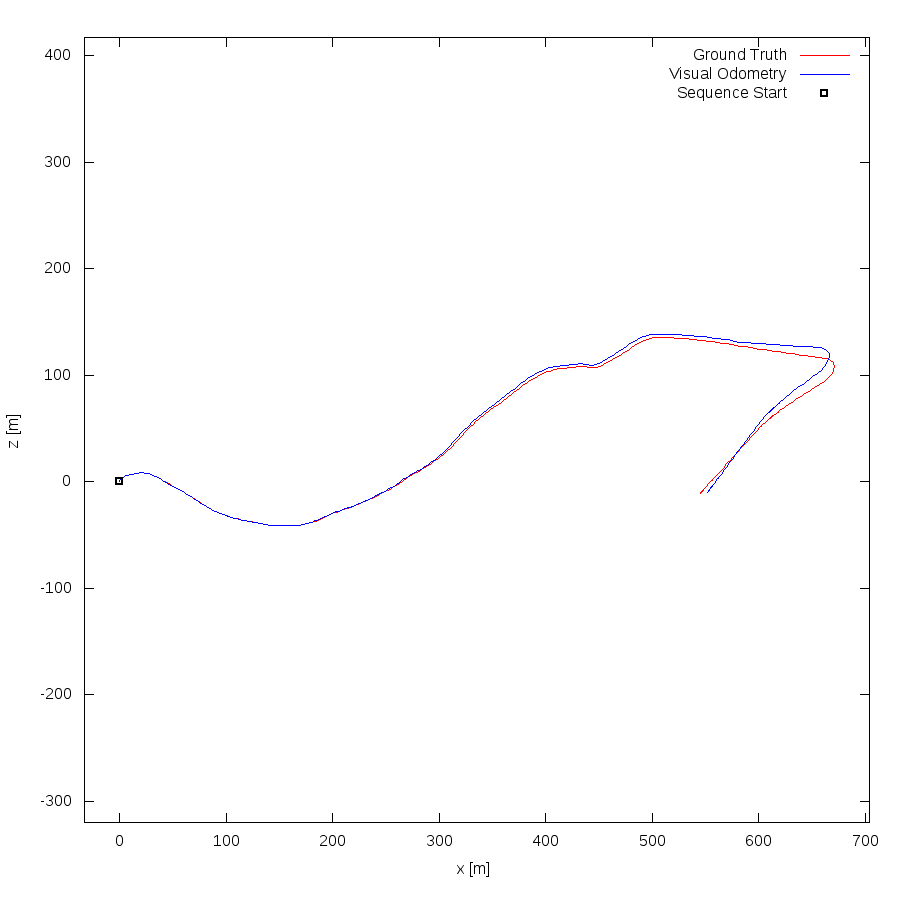

This chart was generated by the following gnuplot code:
set term postscript eps enhanced color
set output "10.eps"
set size ratio -1
set xrange [-33:704]
set yrange [-320:417]
set xlabel "x [m]"
set ylabel "z [m]"
plot "10.txt" using 1:2 lc rgb "#FF0000" title 'Ground Truth' w lines,"10.txt" using 3:4 lc rgb "#0000FF" title 'Visual Odometry' w lines,"< head -1 10.txt" using 1:2 lc rgb "#000000" pt 4 ps 1 lw 2 title 'Sequence Start' w points
